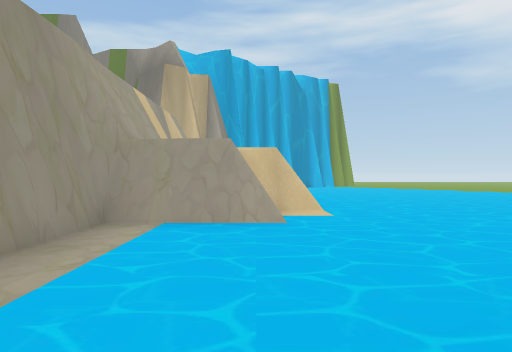
[1] (above)

24 first-person views from a walk through a scene from a Unity 3-D project. The camera is 1.3 m above the floor, looks level and sees 75° across. The floor is counted in squares, 2 m on a side. Each view is taken from the middle of a square. On the plan, view 1 faces up. The plan holds only what a view shows up to about 10 squares ahead; the rest is blank. The place goes on beyond the plan. The player is left out. Some surface patterns are stand-ins.

[2]
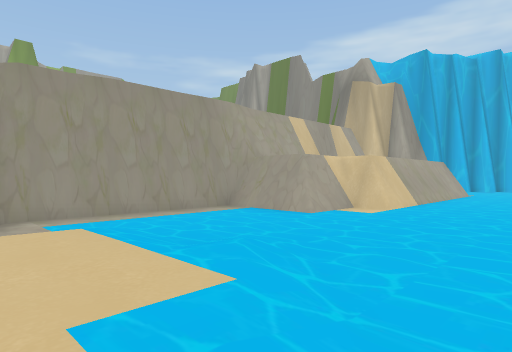

[3]
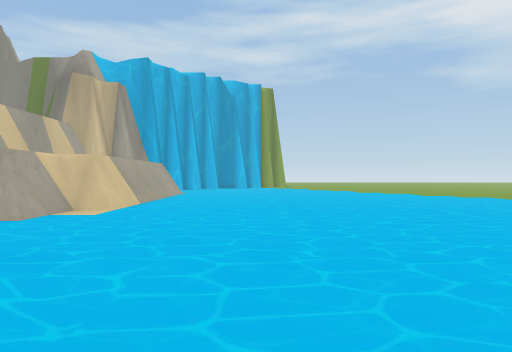

[4]
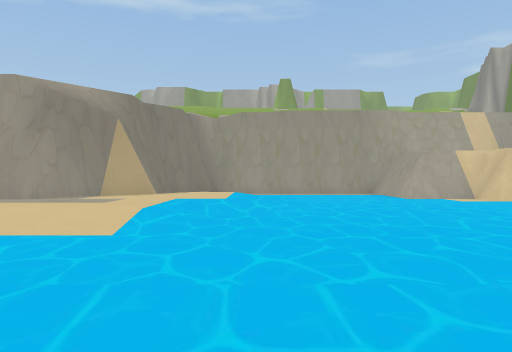

[5]
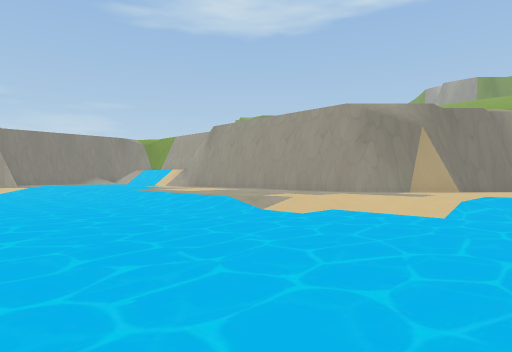

[6]
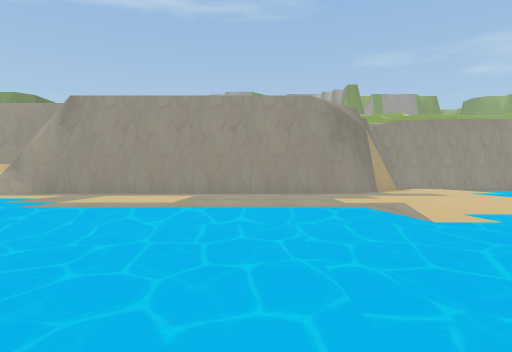

[7]
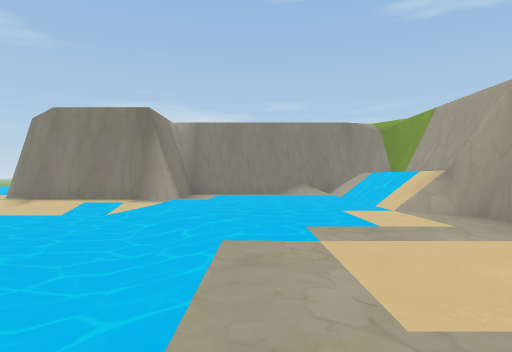

[8]
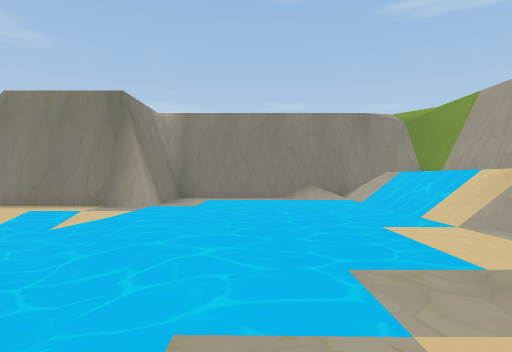

[9]
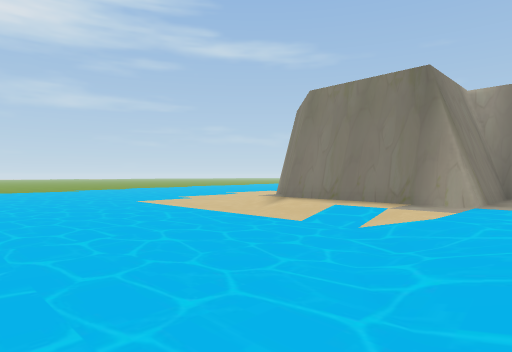

[10]
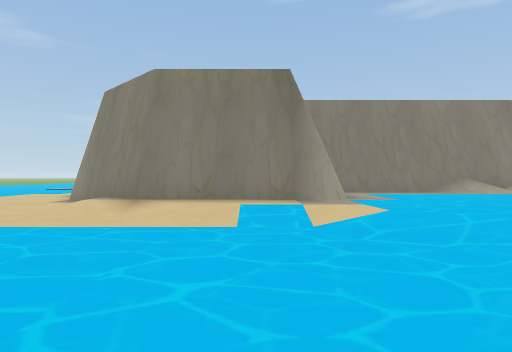

[11]
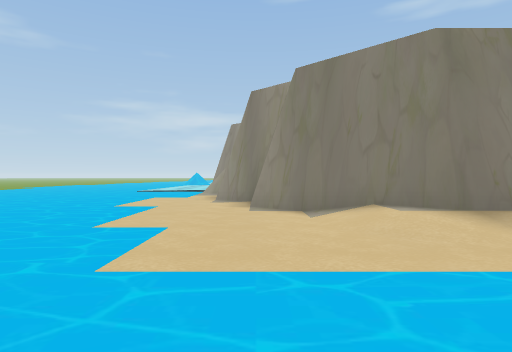

[12]
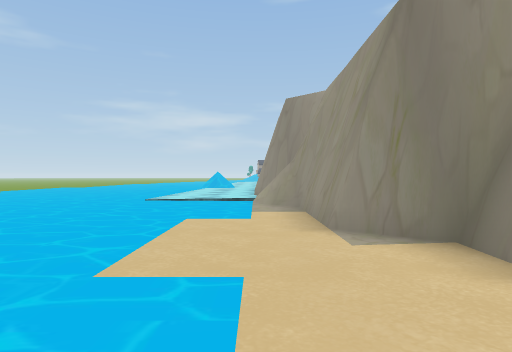

[13]
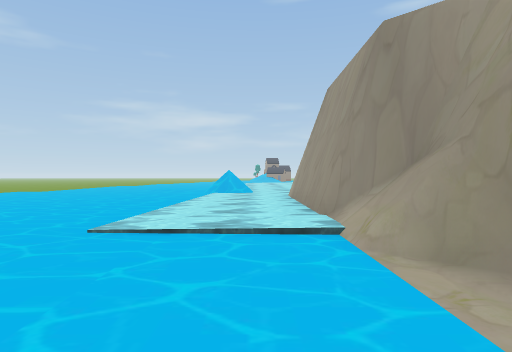

[14]
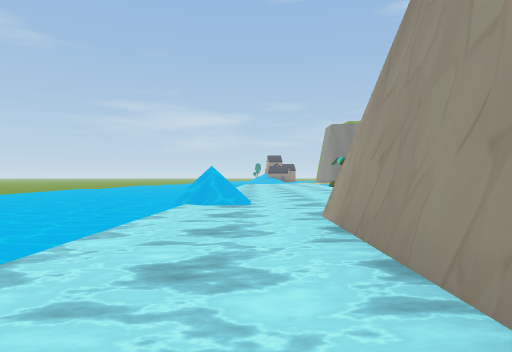

[15]
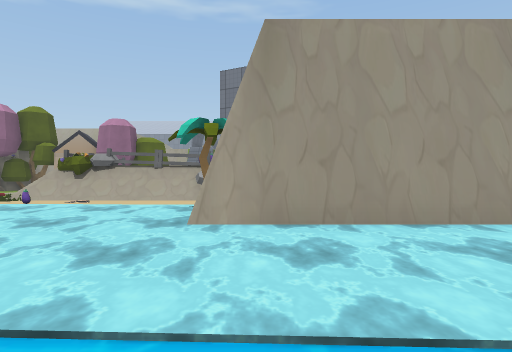

[16]
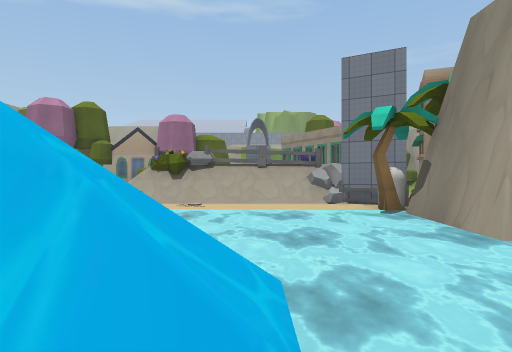

[17]
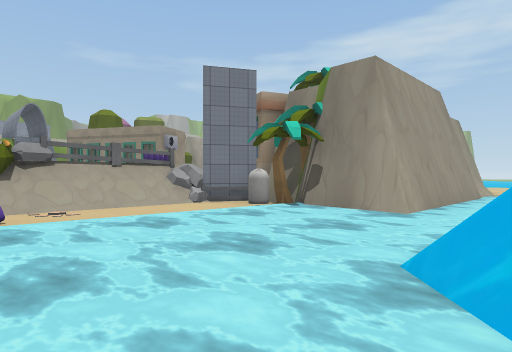

[18]
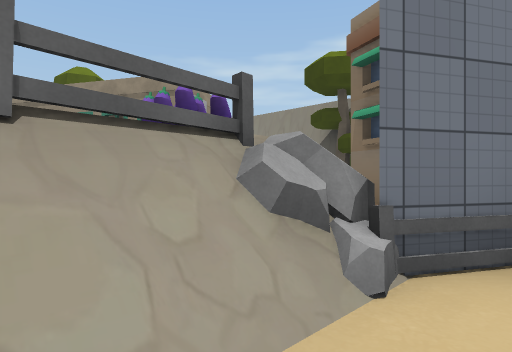

[19]
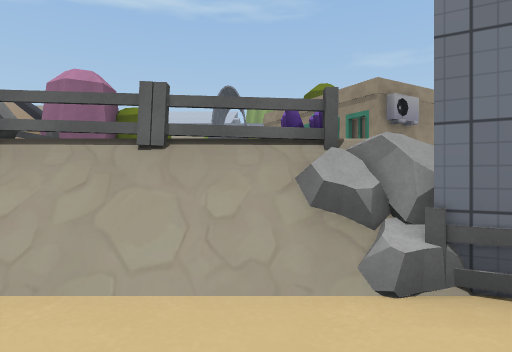

[20]
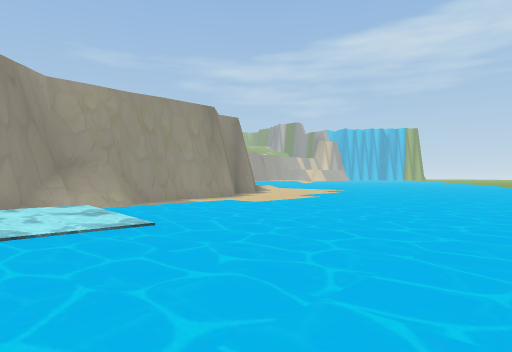

[21]
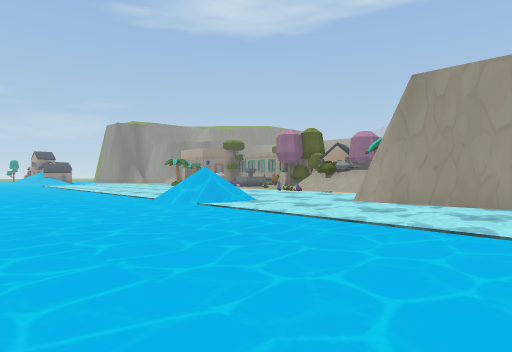

[22]
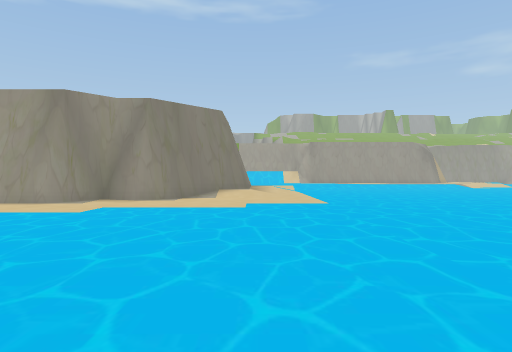

[23]
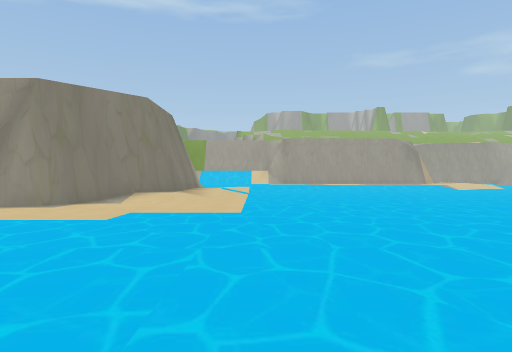

[24]
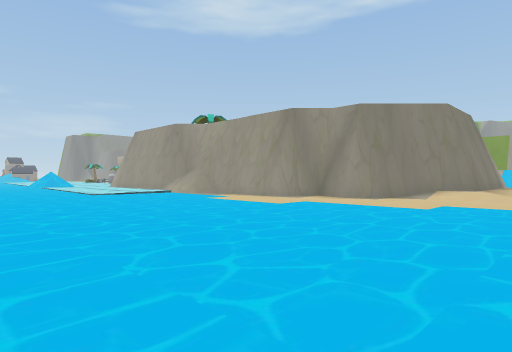

### Floor plan
Key: @ floor where view 1 was taken; # wall or solid block; . main floor; : floor 0.5 m higher than the main floor; + floor 2 m higher than the main floor; / step, stairs or slope; = window, fence, low wall or low ledge; ~ water the walk can cross; ≈ water the walk keeps out of; ^ raised ledge; O other object.
Columns run from 3 left of view 1 to 25 right of it. Each row starts with its distance up from view 1.
  9     #...........
  8    ##...........
  7    #...........
  6 ####..........
  5 #.............
  4 #............
  3 #...........
  2 #....//......
  1 #../////........
  0 #..@::://.......
 -1     /::::/......
 -2    ###:::/......
 -3      ##:://.....
 -4       #::://...
 -5       #::::/...
 -6       #::::/......
 -7       #::::/... ...
 -8       #::::/... .....
 -9       #::::/..........
-10       #::::/............
-11       #:::://............
-12       #=::::/.............
-13      ^//:::://...............
-14      ^+/:::::////............
-15      #+/::::://////..........
-16      #+/:::::#####/..........
-17      #//:::::#   ##..........
-18      ^########    ##........
-19        #######     #........
-20                    ##.......
-21                     #.......
-22                     #.......
-23                     #........
-24                     #=.......
-25                     #≈~~.....
-26                     ##~~.....
-27                      #~~.....
-28               ##     #~~.....
-29       O        OOO## #~~.....
-30       O        ##OO###~~.....
-31          OO    #OO.O#≈~~.....
-32               OO:..~~~~~....
-33                #/..~~~~≈....
-34                O:..~~~≈==....
-35          OO    O/O.~~~~~../..
-36          OO    /:  ~~~~~../..

Positions as (right, up) in squares from view 1, and headings:
1: (0, 0), facing up
2: (5, -1), facing up-left
3: (5, -1), facing up
4: (10, 1), facing left
5: (12, 1), facing down-left
6: (12, -6), facing left
7: (7, -6), facing down
8: (7, -8), facing down
9: (8, -9), facing down-right
10: (11, -9), facing down
11: (16, -11), facing down
12: (18, -16), facing down
13: (19, -21), facing down
14: (19, -26), facing down
15: (22, -30), facing left
16: (21, -33), facing left
17: (20, -36), facing up-left
18: (14, -33), facing up-left
19: (15, -32), facing left
20: (25, -27), facing up-left
21: (25, -27), facing down-left
22: (25, -15), facing left
23: (23, -13), facing left
24: (25, -13), facing down-left
